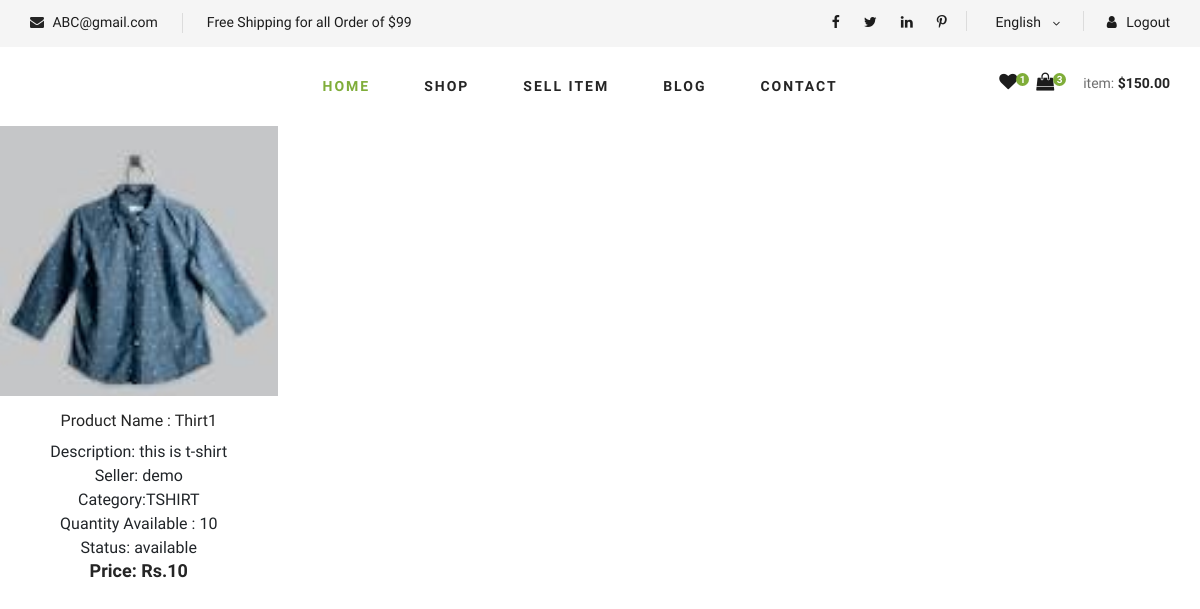
The page /my-wishlist/demo/ (signed in) on the database as committed earlier.
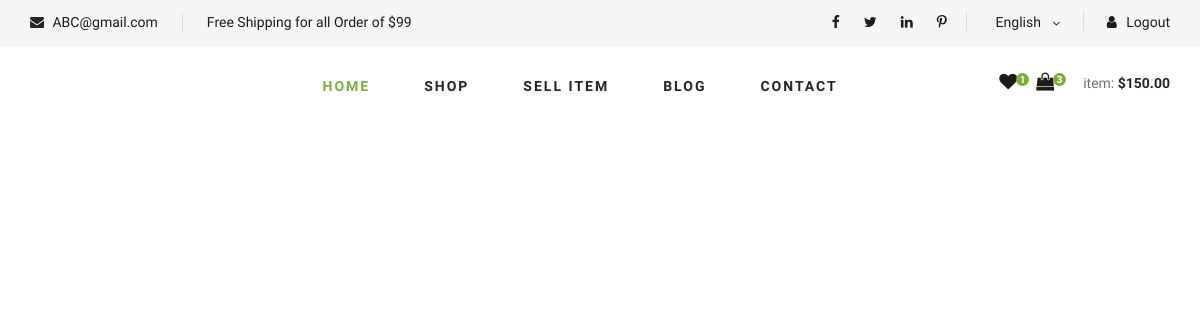
The same page on the database as committed later.
### product/models.py (models this page shows, shortened)
class Wishlist(models.Model):
    username=models.CharField(max_length=255)
    product=models.ForeignKey(Product,on_delete=models.CASCADE,related_name='wishlist')

class Product(models.Model):
    name=models.CharField(max_length=255)
    image1=models.ImageField(upload_to='images',blank=True,null=True)
    image2=models.ImageField(upload_to='images',blank=True,null=True)
    description=models.TextField()
    price=models.IntegerField()
    user=models.ForeignKey(settings.AUTH_USER_MODEL,on_delete=models.CASCADE,related_name='product')
    category=models.ForeignKey(Category,on_delete=models.CASCADE,related_name='product')
    quantity=models.IntegerField()
    status=models.CharField(max_length=100,choices=Status.choices,default=Status.AVAILABLE)

class Category(models.Model):
    name=models.CharField(max_length=255)
    image=models.ImageField(upload_to='images',blank=True,null=True)
    description=models.TextField()
    def __str__(self):
        return str(self.name)

### useraccount/models.py (models this page shows)
class User(AbstractUser):
    email=models.EmailField(unique=True)
    USERNAME_FIELD='email'
    REQUIRED_FIELDS=[]
    objects=CustomUserManager()
    class Meta:
        verbose_name='User'
        verbose_name_plural="Users"

### product/views.py (the view)
# urls.py: path("my-wishlist/<str:username>/",MyWishList.as_view(),name="wishlist"),
class MyWishList(LoginRequiredMixin,View):
    def get(self,request,username):
        if request.user.username != username:
            return redirect("product:home")
        wishlist=Wishlist.objects.filter(username=username)
        context={
            "wishlist":wishlist,
        }
        return render(request,"wishlist.html",context)

### product/templates/wishlist.html (shortened to what this page needs)
{% extends  'base.html' %}
{% load static %}
{% block content %}
<div class="row featured__filter">
    {% for wish in wishlist %}
        <div class="col-lg-3 col-md-4 col-sm-6 mix oranges fresh-meat">
            <div class="featured__item">
                <div class="featured__item__pic set-bg" id ='abcimage' data-setbg="{% if wish.product.image1 %}{{wish.product.image1.url}}{% endif %}">
                </div>
                <div class="featured__item__text">
                    <h6><a href="#">Product Name : {{wish.product.name}}</a></h6>
                    Description: {{wish.product.description}} <br>
                    Seller: {{wish.product.user.username }}  <br>
                    Category:{{wish.product.category}}<br>
                    Quantity Available : {{wish.product.quantity}} <br>
                    Status: {{wish.product.status}} <br>
                    <h5>Price: Rs.{{ wish.product.price }}</h5><br>
                </div>
            </div>
        </div>
        {% endfor %}
</div>
{% endblock content %}

Rows that differ between the two databases and show on the page:
removed Wishlist: product.name "Thirt1", product.description "this is t-shirt", product.user.username "demo", product.category "TSHIRT", product.quantity "10", product.status "available", product.price "10"
